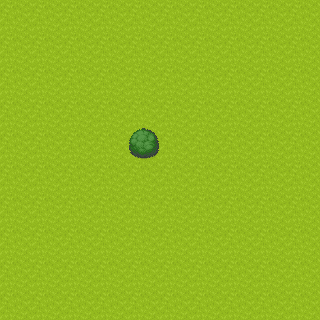

A 2D game scene composited from a Tiled map and its tileset images. What follows is a short description and the map's XML, with each tile layer's data collapsed to a summary:
An orthogonal 10x10 tile map with 32x32 px tiles, 2 tile layers (Tile Layer 1, Tile Layer 2).

<map version="1.8" tiledversion="1.8.2" orientation="orthogonal" renderorder="right-down" width="10" height="10" tilewidth="32" tileheight="32" infinite="0" nextlayerid="5" nextobjectid="5">
 <tileset firstgid="1" source="BaseChip_pipo.tsx" />
 <layer id="1" name="Tile Layer 1" width="10" height="10">
  <data>[100 cells, 100 non-empty, 1 distinct tile ids]</data>
 </layer>
 <layer id="2" name="Tile Layer 2" width="10" height="10">
  <data>[100 cells, 1 non-empty, 1 distinct tile ids]</data>
 </layer>
</map>
